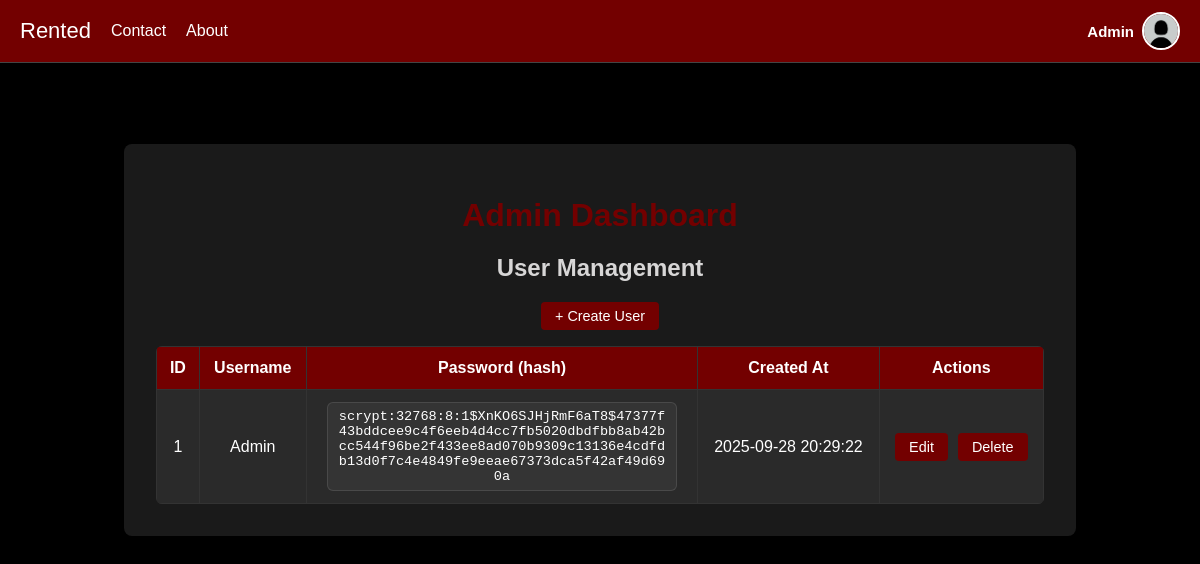
/admin (signed in), run on an earlier commit of the app's database.
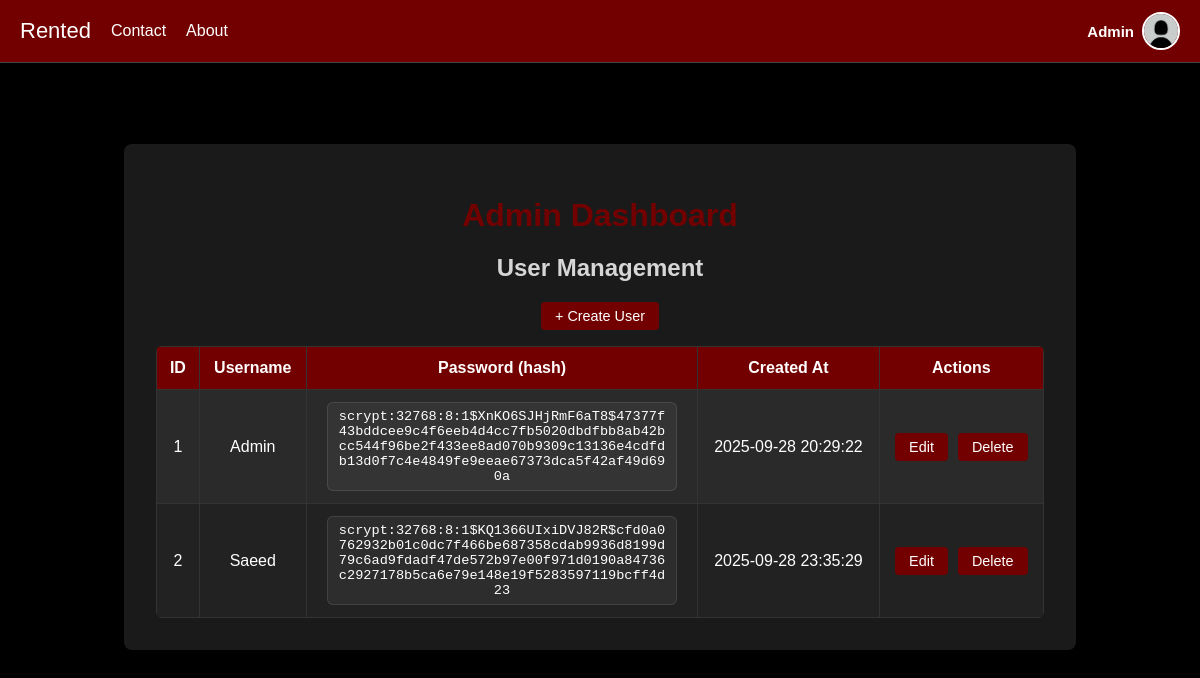
And on a later commit of the database.
### app.py (models this page shows)
class User(db.Model):
    id = db.Column(db.Integer, primary_key=True)
    username = db.Column(db.String(150), unique=True, nullable=False)
    email = db.Column(db.String(150), unique=True, nullable=True)
    password = db.Column(db.String(150), nullable=False)
    profile_pic = db.Column(db.String(300), default="profile_pics/default.png")
    is_admin = db.Column(db.Boolean, default=False)
    created_at = db.Column(db.DateTime, default=datetime.utcnow)
    listings = db.relationship("Listing", backref="user", cascade="all, delete-orphan")

### app.py (the view)
@app.route("/admin")
def admin_dashboard():
    if "user_id" not in session:
        return redirect(url_for("login"))
    user = User.query.get(session["user_id"])
    if not user.is_admin:
        return "Access denied", 403
    users = User.query.all()
    return render_template("admin_dashboard.html", users=users, title="Admin Dashboard")

### app.py (called while the page is built)
@app.context_processor
def inject_user():
    if "user_id" in session:
        user = User.query.get(session["user_id"])
        return dict(user=user)
    return dict(user=None)

### templates/admin_dashboard.html (shortened to what this page needs)
{% extends "base.html" %}
{% block content %}
<div class="container admin">
    <h1>Admin Dashboard</h1>
    <h2>User Management</h2>
    <div class="actions">
        <a href="{{ url_for('create_user') }}" class="btn">+ Create User</a>
    </div>
    <table>
        <tr>
            <th>ID</th>
            <th>Username</th>
            <th>Password (hash)</th>
            <th>Created At</th>
            <th>Actions</th>
        </tr>
        {% for user in users %}
        <tr>
            <td>{{ user.id }}</td>
            <td>{{ user.username }}</td>
            <td><div class="hash">{{ user.password }}</div></td>
            <td>{{ user.created_at.strftime("%Y-%m-%d %H:%M:%S") if user.created_at else '-' }}</td>
            <td>
                <div class="action-buttons">
                    <a href="{{ url_for('edit_user', user_id=user.id) }}" class="btn">Edit</a>
                    <a href="{{ url_for('delete_user', user_id=user.id) }}" class="btn"
                       onclick="return confirm('Are you sure you want to delete this user?');">Delete</a>
                </div>
            </td>
        </tr>
        {% endfor %}
    </table>
</div>
{% endblock %}

### templates/base.html (shortened to what this page needs)
<!DOCTYPE html>
<html lang="en">
<head>
</head>
<body>
  <nav class="navbar">
    <div class="nav-left">
      <a href="{{ url_for('home') }}" class="logo">Rented</a>
      <a href="{{ url_for('contact') }}">Contact</a>
      <a href="{{ url_for('about') }}">About</a>
    </div>
    <div class="nav-right">
      {% if session.get('user_id') %}
        <div class="user-info">
          <span class="username">{{ user.username }}</span>
          <img src="{{ url_for('static', filename=user.profile_pic) }}" alt="Profile" class="profile-pic">
        </div>
      {% else %}
        <div class="auth-buttons">
          <a href="{{ url_for('login') }}" class="auth-link">Login</a>
          <a href="{{ url_for('signup') }}" class="auth-link">Sign Up</a>
        </div>
      {% endif %}
    </div>
  </nav>
  <div class="container">
    {% block content %}{% endblock %}
  </div>
</body>
</html>

What changed in the data, as far as the page shows it:
added User: id "2", username "Saeed", password "scrypt:32768:8:1$KQ1366UIxiDVJ82R$cfd0a0762932b01c0dc7f466be687358cdab9936d8199d79c6ad9fdadf47de572b97e00f971d0190a84736c2927178b5ca6e79e148e19f5283597119bcff4d23", created_at "2025-09-28 23:35:29"
